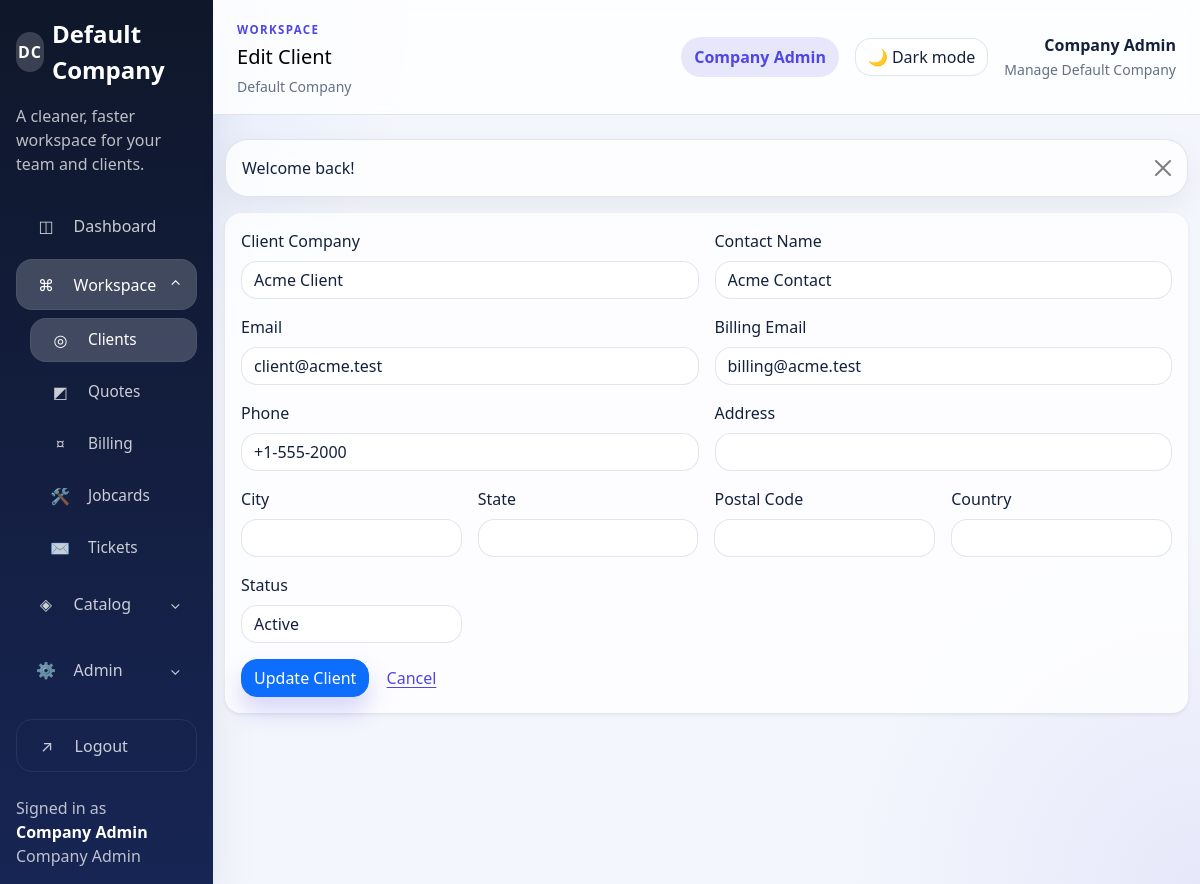
The app's page /modules/clients/edit.php?id=1 (signed in) with its own data.
### tables this page shows
CREATE TABLE clients (
    id INT UNSIGNED AUTO_INCREMENT PRIMARY KEY,
    company_id INT UNSIGNED NOT NULL,
    company_name VARCHAR(150) NOT NULL,
    contact_name VARCHAR(150) DEFAULT NULL,
    email VARCHAR(190) DEFAULT NULL,
    billing_email VARCHAR(190) DEFAULT NULL,
    phone VARCHAR(50) DEFAULT NULL,
    address_line1 VARCHAR(255) DEFAULT NULL,
    city VARCHAR(100) DEFAULT NULL,
    state VARCHAR(100) DEFAULT NULL,
    postal_code VARCHAR(30) DEFAULT NULL,
    country VARCHAR(100) DEFAULT NULL,
    status ENUM('active','inactive') NOT NULL DEFAULT 'active',
    created_at TIMESTAMP NOT NULL DEFAULT CURRENT_TIMESTAMP,
    updated_at TIMESTAMP NOT NULL DEFAULT CURRENT_TIMESTAMP ON UPDATE CURRENT_TIMESTAMP,
    CONSTRAINT fk_clients_company FOREIGN KEY (company_id) REFERENCES companies (id) ON DELETE CASCADE,
    UNIQUE KEY uq_clients_company_email (company_id, email),
    KEY idx_clients_company_status (company_id, status)
);

### config/database.php (called while the page is built, shortened)
<?php
function db(): PDO
{
    static $pdo = null;
    if ($pdo instanceof PDO) {
        return $pdo;
    }
    $dsn = sprintf('mysql:host=%s;dbname=%s;charset=%s', DB_HOST, DB_NAME, DB_CHARSET);
    $pdo = new PDO($dsn, DB_USER, DB_PASS, [
        PDO::ATTR_ERRMODE => PDO::ERRMODE_EXCEPTION,
        PDO::ATTR_DEFAULT_FETCH_MODE => PDO::FETCH_ASSOC,
        PDO::ATTR_EMULATE_PREPARES => false,
    ]);
    return $pdo;
}

### includes/auth.php (called while the page is built, shortened)
<?php
require_once BASE_PATH . '/includes/functions.php';
function current_user(): ?array
{
    return $_SESSION['user'] ?? null;
}
function has_role(string|array $roles): bool
{
    $user = current_user();
    $roles = (array) $roles;
    return in_array($user['role'], $roles, true);
}
function is_super_admin(): bool
{
    return has_role('super_admin');
}

### includes/functions.php (called while the page is built, shortened)
<?php
require_once BASE_PATH . '/config/database.php';
function h(?string $value): string
{
    return htmlspecialchars((string) $value, ENT_QUOTES, 'UTF-8');
}

### modules/clients/edit.php (the view, shortened to what this page needs)
<?php
require_once BASE_PATH . '/includes/auth.php';
$id = request_int('id');
$sql = 'SELECT * FROM clients WHERE id = :id AND ' . (is_super_admin() ? '1=1' : 'company_id = :company_id');
$stmt = db()->prepare($sql);
$stmt->execute(['id' => $id] + company_scope_params());
$client = $stmt->fetch();
require BASE_PATH . '/includes/header.php';
?>
<div class="card border-0 shadow-sm"><div class="card-body"><form method="post" class="row g-3"><?= csrf_field() ?>
<div class="col-md-6"><label class="form-label">Client Company</label><input class="form-control" name="company_name" value="<?= h($client['company_name']) ?>" required></div>
<div class="col-md-6"><label class="form-label">Contact Name</label><input class="form-control" name="contact_name" value="<?= h($client['contact_name']) ?>"></div>
<div class="col-md-6"><label class="form-label">Email</label><input class="form-control" type="email" name="email" value="<?= h($client['email']) ?>"></div>
<div class="col-md-6"><label class="form-label">Billing Email</label><input class="form-control" type="email" name="billing_email" value="<?= h($client['billing_email']) ?>"></div>
<div class="col-md-6"><label class="form-label">Phone</label><input class="form-control" name="phone" value="<?= h($client['phone']) ?>"></div>
<div class="col-md-6"><label class="form-label">Address</label><input class="form-control" name="address_line1" value="<?= h($client['address_line1']) ?>"></div>
<div class="col-md-3"><label class="form-label">City</label><input class="form-control" name="city" value="<?= h($client['city']) ?>"></div>
<div class="col-md-3"><label class="form-label">State</label><input class="form-control" name="state" value="<?= h($client['state']) ?>"></div>
<div class="col-md-3"><label class="form-label">Postal Code</label><input class="form-control" name="postal_code" value="<?= h($client['postal_code']) ?>"></div>
<div class="col-md-3"><label class="form-label">Country</label><input class="form-control" name="country" value="<?= h($client['country']) ?>"></div>
<div class="col-md-3"><label class="form-label">Status</label><select class="form-select" name="status"><option value="active" <?= $client['status'] === 'active' ? 'selected' : '' ?>>Active</option></select></div>
<div class="col-12"><button class="btn btn-primary">Update Client</button> <a class="btn btn-link" href="/modules/clients/index.php">Cancel</a></div>
</form></div></div>
<?php require BASE_PATH . '/includes/footer.php'; ?>

### assets/css/style.css (style rules this page uses)
:root { color-scheme: light; --portal-bg: #f3f6fc; --portal-bg-accent: rgba(76, 118, 255, 0.14); --portal-surface: rgba(255, 255, 255, 0.78); --portal-surface-strong: #ffffff; --portal-surface-muted: rgba(255, 255, 255, 0.62); --portal-surface-subtle: rgba(79, 70, 229, 0.06); --portal-border: rgba(122, 138, 170, 0.22); --portal-text: #14213d; --portal-text-muted: #667085; --portal-sidebar-bg: linear-gradient(180deg, #0f172a 0%, #172554 100%); --portal-sidebar-link: rgba(255, 255, 255, 0.78); --portal-sidebar-link-hover: rgba(255, 255, 255, 0.12); --portal-sidebar-link-active: rgba(255, 255, 255, 0.2); --portal-shadow: 0 20px 45px rgba(15, 23, 42, 0.08); --portal-shadow-soft: 0 10px 30px rgba(15, 23, 42, 0.06); --portal-primary: #4f46e5; --portal-primary-rgb: 79, 70, 229; --bs-body-bg: var(--portal-bg); --bs-body-color: var(--portal-text); --bs-border-color: var(--portal-border); --bs-secondary-color: var(--portal-text-muted); --bs-tertiary-bg: rgba(255, 255, 255, 0.7); --bs-card-bg: var(--portal-surface); --bs-card-cap-bg: transparent; --bs-emphasis-color: var(--portal-text); --bs-primary: var(--portal-primary); --bs-primary-rgb: var(--portal-primary-rgb); }
body { min-height: 100vh; background: radial-gradient(circle at top left, var(--portal-bg-accent), transparent 28%), radial-gradient(circle at bottom right, rgba(var(--portal-primary-rgb), 0.08), transparent 24%), var(--portal-bg); color: var(--portal-text); transition: background-color 0.25s ease, color 0.25s ease; }
a { text-underline-offset: 0.2rem; }
.card, .table, .form-control, .form-select, .btn, .dropdown-menu, .modal-content, .input-group-text { border-radius: 1rem; }
.card, .table-responsive, .table, .form-control, .form-select, .input-group-text, .border, hr { border-color: var(--portal-border) !important; }
.card, .card-header, .card-footer, .dropdown-menu, .modal-content, .list-group-item, .input-group-text, .bg-white, .bg-light, .bg-body, .bg-body-tertiary { background: var(--portal-surface) !important; color: var(--portal-text); }
.btn-link { color: var(--portal-primary); }
.form-control, .form-select { background: color-mix(in srgb, var(--portal-surface-strong) 86%, transparent); color: var(--portal-text); box-shadow: none; }
.form-control::placeholder { color: color-mix(in srgb, var(--portal-text-muted) 80%, transparent); }
.btn-primary { box-shadow: 0 14px 24px rgba(var(--portal-primary-rgb), 0.22); }

### records on screen
clients: company_name "Acme Client", contact_name "Acme Contact", email "client@acme.test", billing_email "billing@acme.test", phone "+1-555-2000", status "Active"

### other values on screen
$branding['brand_initials'] "DC"
$branding['brand_name'] "Default Company"
$branding['portal_tagline'] "A cleaner, faster workspace for your team and clients."
$item['icon'] "◫"
$item['label'] "Dashboard"
$group['icon'] "⌘"
$group['label'] "Workspace"
$item['icon'] "◎"
$item['label'] "Clients"
$item['icon'] "◩"
$item['label'] "Quotes"
$item['icon'] "¤"
$item['label'] "Billing"
$item['icon'] "🛠"
$item['label'] "Jobcards"
